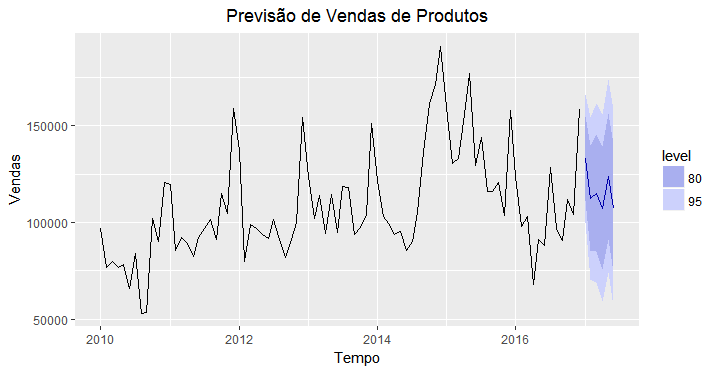

The script that drew this image:
library(forecast)
library(ggplot2)
library(stringi)

#Leitura do Arquivo vendas.txt
vendas = read.table('serieVendas.csv', header=TRUE, sep=";")
vendas$venda<- as.numeric(vendas$venda)

#Serie Temporal
serieTemporal <- ts(vendas$venda, start=c(2010, 1), end=c(2016, 12), frequency=12)

#Teste Estacionariedade
#p-value < 0.05 = serie é estacionária
Box.test(serieTemporal, lag=20, type="Ljung-Box")

#Centralizar Titulo
theme_update(plot.title = element_text(hjust = 0.5))
ggplot() + ggtitle()

#Auto Plot - Serie Temporal
titleSerieTemporal <- stri_encode("Series Temporais - Vendas de Produtos", "", "UTF-8")
autoplot(serieTemporal, main = titleSerieTemporal, xlab="Tempo", ylab="Vendas")

#Ajuste - Modelo ARIMA
fitArima <- auto.arima(serieTemporal)

#Ajuste - Modelo Exponencial
fitExponencial <- ets(serieTemporal)

#Ajuste - Modelo TBATS
fitTBats <- tbats(serieTemporal)

#Ajuste - Modelo BATS
fitBats <- bats(serieTemporal)

#Ajuste - Modelo Neural Network
lambda = BoxCox.lambda(serieTemporal)
fitNeural <- nnetar(serieTemporal,repeats=1000,lambda=lambda)


#AIC
fitExponencial$aic
fitArima$aic
fitTBats$AIC
fitBats$AIC

#Verificar Sazionalidade

seasonalExponencial <- !is.null(fitExponencial$seasonal)
seasonalExponencial

seasonalArima <- !is.null(fitArima$seasonal)
seasonalArima

seasonalTBats <- !is.null(fitTBats$seasonal)
seasonalTBats

seasonalBats <- !is.null(fitBats$seasonal)
seasonalBats

#Teste do Modelo - AIC
barplot(c(ETS=fitExponencial$aic, ARIMA=fitArima$aic, TBATS=fitTBats$AIC, BATS=fitBats$AIC),
        col="light blue",
        ylab="AIC")

# Precisao dos Modelos
exponencial.acc <-accuracy(fitExponencial)
arima.acc <-accuracy(fitArima)
tbats.acc <-accuracy(fitTBats)
neural.acc <- accuracy(fitNeural)
bats.acc <- accuracy(fitBats)

#Erro Percentual Absoluto Médio (MAPE)
dataSetMAPE <- c(Neural=neural.acc[,'MAPE'], 
                 ARIMA=arima.acc[,'MAPE'], 
                 TBATS=tbats.acc[,'MAPE'],
                 BATS=bats.acc[,'MAPE'],
                 Exponencial=exponencial.acc[,'MAPE'])
dataSetMAPE

#Erro percentual Absoluto Médio
barplot(dataSetMAPE,
        main = "Erro Percentual Absoluto Médio (MAPE)",
        col="light blue",
        ylab="MAPE")


# Previsao do 1 Semestre de 2017
forecast(fitArima, 6)
forecast(fitNeural, 6)
forecast(fitTBats, 6)
forecast(fitExponencial, 6)

#Plot
titleForecast <- stri_encode("Previsao de Vendas de Produtos", "", "UTF-8")
autoplot(forecast(fitTBats, 6), main = titleForecast, xlab="Tempo", ylab="Vendas")
